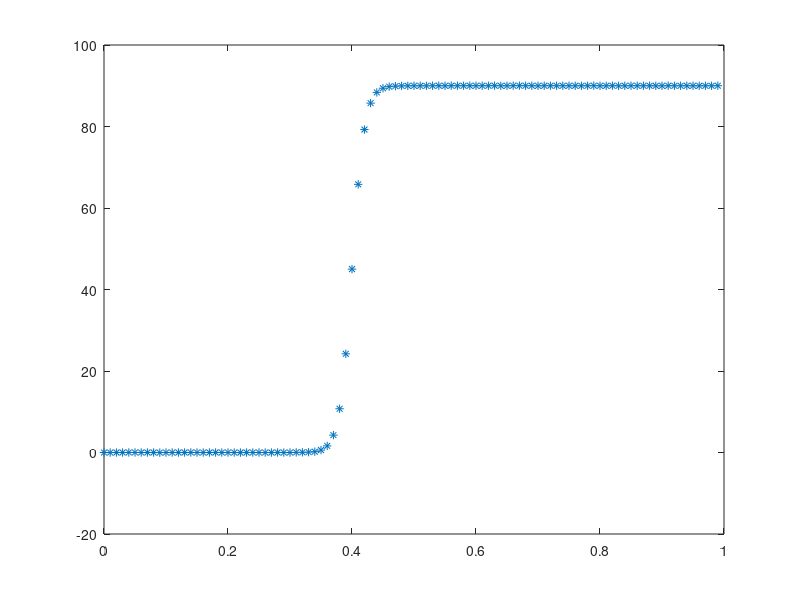

Here is the MATLAB script that generated this plot: (Note: this script raises an error after producing the figure.)
clear all;

NP=50;%种群规模NP

GM=200;%最大迭代次数

% 实验1
x=0:0.01:1-0.01;
f=90./(1+exp(-100*(x-0.4)));
n=8;
lamda=0.025;%节点率λ
dp=0.6;%删除概率
N=length(x);%采样点个数

% % 实验2
% x=0:0.05:10;
% y=100./exp(abs(x-5))+(x-5).^2/500;
% n=13;

f_=f+normrnd(0,0.01,1,N);%加随机扰动


plot(x,f_,"*")
hold on
d=[x;f_]';%给定数据点,di=(xi,yi) i=1~M+1


M=length(x)-1; %论文中是0~M，所以总数length=M+1

t=canshuhua(M,d);
p=3;%B样条次数p=3，控制顶点n+1个，节点矢量ui i=1~n+p+2,

%初始种群
ui=zeros(NP,n+p+2);
for i=1:NP
    ui(i,:)=sort(jiedianxiangliang(n,p)+[zeros(1,4) normrnd(0,0.01,1,n-3) zeros(1,4)]);%方案1 均匀节点向量
end


[N,R,P] = kongzhidingdian(M,n,p,t,ui,d);

DrawSpline(n,p,P,ui);

[epsilon,e] = shujudianwucha(M,N,P,d);